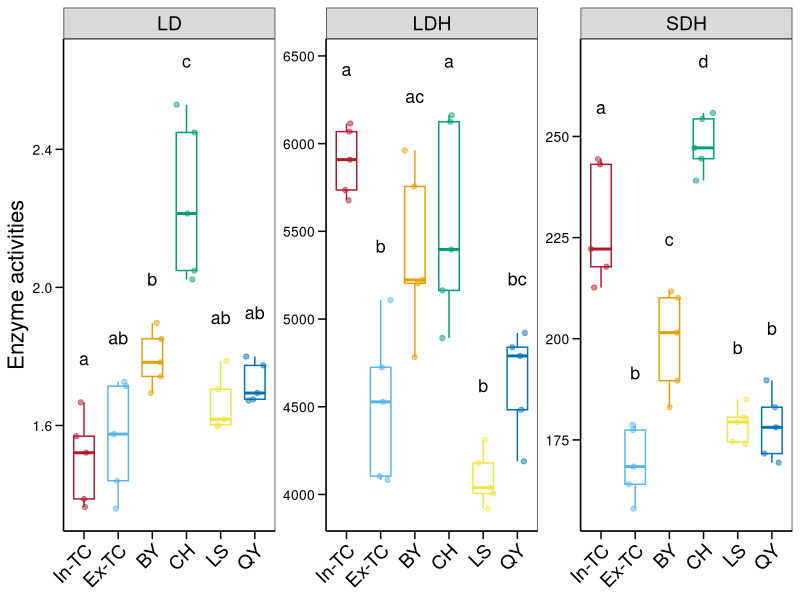
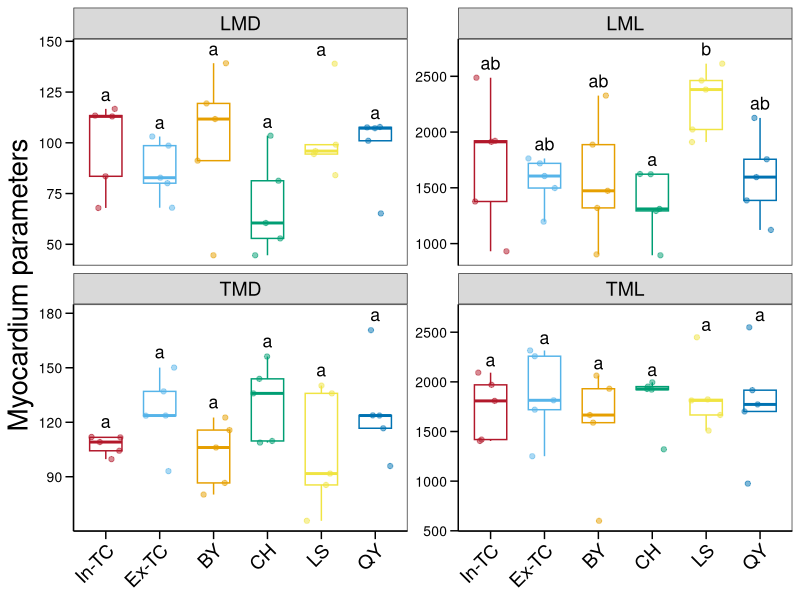
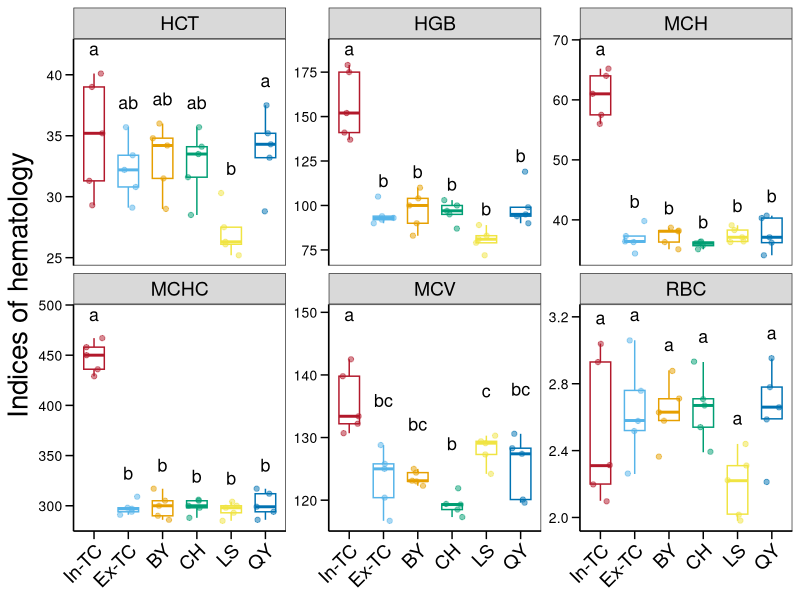
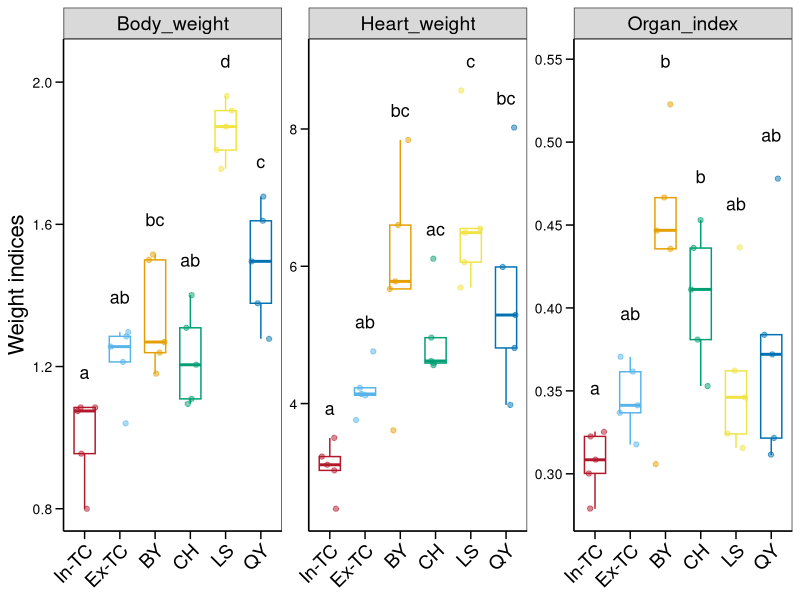

Write R code to recreate these figures, in order.
library(ggplot2)
library(multcomp)
library(tidyverse)
library(reshape2)
cbbPalette <- c("#B2182B","#56B4E9","#E69F00","#009E73","#F0E442","#0072B2",
                "#D55E00","#CC79A7","#CC6666","#9999CC","#66CC99","#999999",
                "#ADD1E5")
data <- read.table("data.txt",header = TRUE,sep = "\t")
data$Group <- factor(data$Group,levels = c("In-TC","Ex-TC","BY","CH","LS","QY"))

alpha.phy <- data[,1:4]
aa <- c()
for (i in 2:ncol(alpha.phy)) {
    alpha.test <- alpha.phy[,c(i,1)]
    colnames(alpha.test) <- c("Num","Group")
    alpha.test$Group <- factor(alpha.test$Group)
    x <- c("a","b")
    y <- c("a","a")
    if (length(levels(alpha.test$Group)) == 2) {
        fit1 <- t.test(Num~Group,data = alpha.test)
        dd <- alpha.test %>%
            group_by(Group) %>%
            summarise(Max = max(Num))
        test <- data.frame(Group = levels(alpha.test$Group),
                           value.x = if(fit1$p.value < 0.05){
                               x
                           }else{
                               y
                           },
                           value.y = dd$Max + max(dd$Max)*0.05,
                           variable = rep(colnames(alpha.phy)[i],2))
    }else{
        fit1 <- aov(Num~Group,data = alpha.test)
        tuk1<-glht(fit1,linfct=mcp(Group="Tukey"))
        res1 <- cld(tuk1)
        dd <- alpha.test %>%
            group_by(Group) %>%
            summarise(Max = max(Num))
        test <- data.frame(Group = levels(alpha.test$Group),
                           value.x = res1$mcletters$Letters,
                           value.y = dd$Max + max(dd$Max)*0.05,
                           variable = rep(colnames(alpha.phy)[i],length(levels(alpha.test$Group))))
    }
    aa <- as.data.frame(rbind(aa,test))
}

test <- aa
alpha.test <- alpha.phy
alpha.test <- melt(alpha.test)

alpha.test$variable <- factor(alpha.test$variable)
alpha.test$Group <- factor(alpha.test$Group,levels = levels(data$Group))
test$Group <- factor(test$Group,levels = levels(data$Group))

p <- ggplot(alpha.test,aes(Group,value,color = Group)) + 
    geom_boxplot(width = 0.6,outlier.color = "transparent") +
    geom_jitter(width = 0.3,size = 1.5,alpha = 0.5) +
    geom_text(data = test,aes(x = Group,y = value.y,label = value.x),
              size = 4.5,color = "black") +
    labs(y = "Enzyme activities",
         x = "") +
    scale_color_manual(values = cbbPalette) +
    facet_wrap(variable~.,scales = "free_y",nrow = 1) + 
    theme_bw()+
    theme(panel.grid=element_blank(),
          axis.ticks.length = unit(0.4,"lines"), 
          axis.ticks = element_line(color='black'),
          axis.line = element_line(colour = "black"), 
          axis.title.x=element_blank(),
          axis.title.y = element_text(color = "black",size = 16),
          axis.text.y=element_text(colour='black',size=10),
          axis.text.x=element_text(colour = "black",size = 14,
                                   angle = 45,vjust = 1,hjust = 1),
          legend.position = "none",
          strip.text = element_text(colour = "black",size = 14),
          strip.text.y = element_text(colour = "black",size = 14))

pdf("Enzyme.activities.pdf",height = 2.5,width = 7)
p
dev.off()

alpha.phy <- data[,c(1,5:8)]
aa <- c()
for (i in 2:ncol(alpha.phy)) {
    alpha.test <- alpha.phy[,c(i,1)]
    colnames(alpha.test) <- c("Num","Group")
    alpha.test$Group <- factor(alpha.test$Group)
    x <- c("a","b")
    y <- c("a","a")
    if (length(levels(alpha.test$Group)) == 2) {
        fit1 <- t.test(Num~Group,data = alpha.test)
        dd <- alpha.test %>%
            group_by(Group) %>%
            summarise(Max = max(Num))
        test <- data.frame(Group = levels(alpha.test$Group),
                           value.x = if(fit1$p.value < 0.05){
                               x
                           }else{
                               y
                           },
                           value.y = dd$Max + max(dd$Max)*0.05,
                           variable = rep(colnames(alpha.phy)[i],2))
    }else{
        fit1 <- aov(Num~Group,data = alpha.test)
        tuk1<-glht(fit1,linfct=mcp(Group="Tukey"))
        res1 <- cld(tuk1)
        dd <- alpha.test %>%
            group_by(Group) %>%
            summarise(Max = max(Num))
        test <- data.frame(Group = levels(alpha.test$Group),
                           value.x = res1$mcletters$Letters,
                           value.y = dd$Max + max(dd$Max)*0.05,
                           variable = rep(colnames(alpha.phy)[i],length(levels(alpha.test$Group))))
    }
    aa <- as.data.frame(rbind(aa,test))
}

test <- aa
alpha.test <- alpha.phy
alpha.test <- melt(alpha.test)

alpha.test$variable <- factor(alpha.test$variable)
alpha.test$Group <- factor(alpha.test$Group,levels = levels(data$Group))
test$Group <- factor(test$Group,levels = levels(data$Group))

p <- ggplot(alpha.test,aes(Group,value,color = Group)) + 
    geom_boxplot(width = 0.6,outlier.color = "transparent") +
    geom_jitter(width = 0.3,size = 1.5,alpha = 0.5) +
    geom_text(data = test,aes(x = Group,y = value.y,label = value.x),
              size = 4.5,color = "black") +
    labs(y = "Myocardium parameters",
         x = "") +
    scale_color_manual(values = cbbPalette) +
    facet_wrap(variable~.,scales = "free_y",nrow = 2) + 
    theme_bw()+
    theme(panel.grid=element_blank(),
          axis.ticks.length = unit(0.4,"lines"), 
          axis.ticks = element_line(color='black'),
          axis.line = element_line(colour = "black"), 
          axis.title.x=element_blank(),
          axis.title.y = element_text(color = "black",size = 20),
          axis.text.y=element_text(colour='black',size=10),
          axis.text.x=element_text(colour = "black",size = 14,
                                   angle = 45,vjust = 1,hjust = 1),
          legend.position = "none",
          strip.text = element_text(colour = "black",size = 14),
          strip.text.y = element_text(colour = "black",size = 14))

pdf("Myocardium.pdf",height = 4.5,width = 5)
p
dev.off()

alpha.phy <- data[,c(1,9:14)]
aa <- c()
for (i in 2:ncol(alpha.phy)) {
    alpha.test <- alpha.phy[,c(i,1)]
    colnames(alpha.test) <- c("Num","Group")
    alpha.test$Group <- factor(alpha.test$Group)
    x <- c("a","b")
    y <- c("a","a")
    if (length(levels(alpha.test$Group)) == 2) {
        fit1 <- t.test(Num~Group,data = alpha.test)
        dd <- alpha.test %>%
            group_by(Group) %>%
            summarise(Max = max(Num))
        test <- data.frame(Group = levels(alpha.test$Group),
                           value.x = if(fit1$p.value < 0.05){
                               x
                           }else{
                               y
                           },
                           value.y = dd$Max + max(dd$Max)*0.05,
                           variable = rep(colnames(alpha.phy)[i],2))
    }else{
        fit1 <- aov(Num~Group,data = alpha.test)
        tuk1<-glht(fit1,linfct=mcp(Group="Tukey"))
        res1 <- cld(tuk1)
        dd <- alpha.test %>%
            group_by(Group) %>%
            summarise(Max = max(Num))
        test <- data.frame(Group = levels(alpha.test$Group),
                           value.x = res1$mcletters$Letters,
                           value.y = dd$Max + max(dd$Max)*0.05,
                           variable = rep(colnames(alpha.phy)[i],length(levels(alpha.test$Group))))
    }
    aa <- as.data.frame(rbind(aa,test))
}

test <- aa
alpha.test <- alpha.phy
alpha.test <- melt(alpha.test)

alpha.test$variable <- factor(alpha.test$variable)
alpha.test$Group <- factor(alpha.test$Group,levels = levels(data$Group))
test$Group <- factor(test$Group,levels = levels(data$Group))

p <- ggplot(alpha.test,aes(Group,value,color = Group)) + 
    geom_boxplot(width = 0.6,outlier.color = "transparent") +
    geom_jitter(width = 0.3,size = 1.5,alpha = 0.5) +
    geom_text(data = test,aes(x = Group,y = value.y,label = value.x),
              size = 4.5,color = "black") +
    labs(y = "Indices of hematology",
         x = "") +
    scale_color_manual(values = cbbPalette) +
    facet_wrap(variable~.,scales = "free_y",nrow = 2) + 
    theme_bw()+
    theme(panel.grid=element_blank(),
          axis.ticks.length = unit(0.4,"lines"), 
          axis.ticks = element_line(color='black'),
          axis.line = element_line(colour = "black"), 
          axis.title.x=element_blank(),
          axis.title.y = element_text(color = "black",size = 20),
          axis.text.y=element_text(colour='black',size=10),
          axis.text.x=element_text(colour = "black",size = 14,
                                   angle = 45,vjust = 1,hjust = 1),
          legend.position = "none",
          strip.text = element_text(colour = "black",size = 14),
          strip.text.y = element_text(colour = "black",size = 14))

pdf("Hematology.pdf",height = 4.5,width = 7)
p
dev.off()

alpha.phy <- data[,c(1,15:17)]
aa <- c()
for (i in 2:ncol(alpha.phy)) {
    alpha.test <- alpha.phy[,c(i,1)]
    colnames(alpha.test) <- c("Num","Group")
    alpha.test$Group <- factor(alpha.test$Group)
    x <- c("a","b")
    y <- c("a","a")
    if (length(levels(alpha.test$Group)) == 2) {
        fit1 <- t.test(Num~Group,data = alpha.test)
        dd <- alpha.test %>%
            group_by(Group) %>%
            summarise(Max = max(Num))
        test <- data.frame(Group = levels(alpha.test$Group),
                           value.x = if(fit1$p.value < 0.05){
                               x
                           }else{
                               y
                           },
                           value.y = dd$Max + max(dd$Max)*0.05,
                           variable = rep(colnames(alpha.phy)[i],2))
    }else{
        fit1 <- aov(Num~Group,data = alpha.test)
        tuk1<-glht(fit1,linfct=mcp(Group="Tukey"))
        res1 <- cld(tuk1)
        dd <- alpha.test %>%
            group_by(Group) %>%
            summarise(Max = max(Num))
        test <- data.frame(Group = levels(alpha.test$Group),
                           value.x = res1$mcletters$Letters,
                           value.y = dd$Max + max(dd$Max)*0.05,
                           variable = rep(colnames(alpha.phy)[i],length(levels(alpha.test$Group))))
    }
    aa <- as.data.frame(rbind(aa,test))
}

test <- aa
alpha.test <- alpha.phy
alpha.test <- melt(alpha.test)

alpha.test$variable <- factor(alpha.test$variable)
alpha.test$Group <- factor(alpha.test$Group,levels = levels(data$Group))
test$Group <- factor(test$Group,levels = levels(data$Group))

p <- ggplot(alpha.test,aes(Group,value,color = Group)) + 
    geom_boxplot(width = 0.6,outlier.color = "transparent") +
    geom_jitter(width = 0.3,size = 1.5,alpha = 0.5) +
    geom_text(data = test,aes(x = Group,y = value.y,label = value.x),
              size = 4.5,color = "black") +
    labs(y = "Weight indices",
         x = "") +
    scale_color_manual(values = cbbPalette) +
    facet_wrap(variable~.,scales = "free_y",nrow = 1) + 
    theme_bw()+
    theme(panel.grid=element_blank(),
          axis.ticks.length = unit(0.4,"lines"), 
          axis.ticks = element_line(color='black'),
          axis.line = element_line(colour = "black"), 
          axis.title.x=element_blank(),
          axis.title.y = element_text(color = "black",size = 16),
          axis.text.y=element_text(colour='black',size=10),
          axis.text.x=element_text(colour = "black",size = 14,
                                   angle = 45,vjust = 1,hjust = 1),
          legend.position = "none",
          strip.text = element_text(colour = "black",size = 14),
          strip.text.y = element_text(colour = "black",size = 14))

pdf("Weight.pdf",height = 2.5,width = 7)
p
dev.off()
